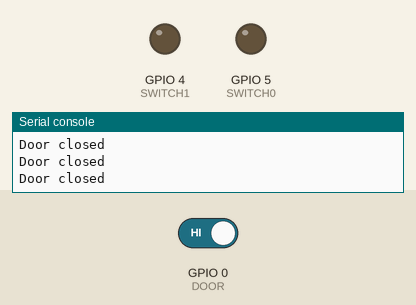
Simulated run of this program. Board: ESP8266 board running MicroPython. Shown: output pins drawn as LEDs (lit = HIGH), the last lines printed to the serial console. Inputs (shaded band) come from the test bench; at power-on: GPIO 0 (DOOR) HIGH.

Above: at 1.2 s.
1.3 s: GPIO 0 (DOOR) driven LOW
At 2.6 s:
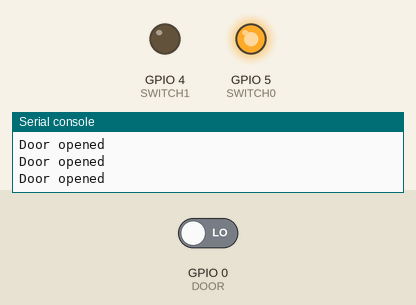
3.0 s: GPIO 0 (DOOR) driven HIGH
At 3.8 s:
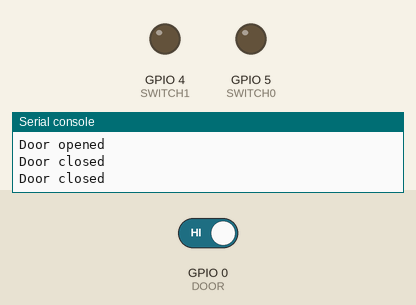
Timing chart, 0 to 6.0 s (numbered marks = the images above; inputs shaded):
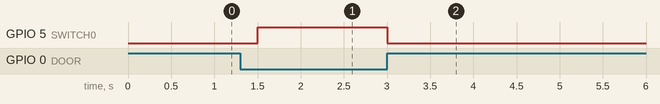

Measured:
- after the input at 1.3 s, GPIO 5 (SWITCH0): LOW → HIGH after 0.20 s
- after the input at 3.0 s, GPIO 5 (SWITCH0): HIGH → LOW at once

The program:

closet1.py
```python
from machine import Pin
import time

DOOR  = Pin(0, Pin.IN, Pin.PULL_UP)
LID  = Pin(2, Pin.IN, Pin.PULL_UP)
SWITCH0 = Pin(5, Pin.OUT)
SWITCH1 = Pin(4, Pin.OUT)

def dooropen():
        return DOOR.value()

while True:
    doorval = DOOR.value()
    olddoorval = DOOR.value
    if doorval != olddoorval and dooropen() == 0:
        SWITCH0.on()
        print('Door opened')
        time.sleep(0.5)
    else:
        SWITCH0.off()
        print('Door closed')
        time.sleep(0.5)
```
